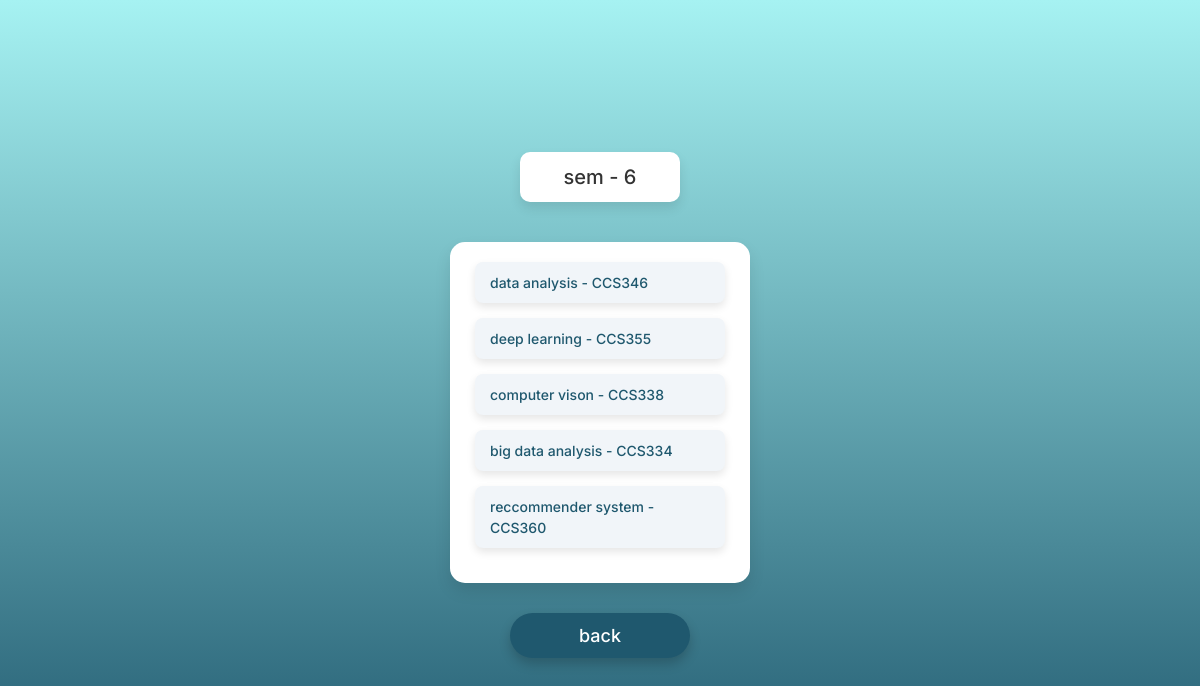
Screenshot of /msubject/3/3/ with the database file from the repository.
### core/models.py (models this page shows, shortened)
class ClassStaff(models.Model):
    semester = models.SmallIntegerField()
    section = models.CharField(max_length=1)
    staff = models.ForeignKey(Staff,on_delete=models.CASCADE)
    subject = models.ForeignKey(Subject,on_delete=models.CASCADE)
    class Meta:
        verbose_name = "handling class"

class Subject(models.Model):
    name = models.CharField(max_length=50)
    subject_code = models.CharField(max_length=6)
    semester = models.SmallIntegerField()
    mcourse = models.BooleanField(default=False,help_text='manitaory course')
    ecourse = models.BooleanField(default=False,help_text='elective course')
    oecourse = models.BooleanField(default=False,help_text='open elective course')

### core/views.py (the view, shortened to what this page needs)
# urls.py: path('msubject/<int:sid>/<int:cid>/',views.Manitiory.as_view(),name='msubject'),
class Manitiory(View):
    template_name = 'subject.html'
    def get(self,request,sid,cid):
        is_both = None
        student = Student.objects.get(id=sid)
        manitiory,openelective,elective = False,False,False
        if cid == 1 : manitiory = True
        elif cid == 2 : openelective = True
        elif cid == 3 : elective = True
        course = ClassStaff.objects.filter(semester=student.semester,subject__mcourse=manitiory,subject__ecourse=elective,subject__oecourse=openelective)
        if course.count() == 0: return render(self.request,self.template_name,{'error':'no courses are available','student':student,'cid':cid})
        print(f'cid : {cid}')
        return render(self.request,self.template_name,{'student':student,'semester':student.semester,'courses':course,'cid':cid,'both_side':is_both})

### templates/subject.html (shortened to what this page needs)
{% load static %}
<!DOCTYPE html>
<html lang="en">
<head>
    <link href="https://cdn.jsdelivr.net/npm/bootstrap@5.3.3/dist/css/bootstrap.min.css" rel="stylesheet"
>
    <link href="https://cdnjs.cloudflare.com/ajax/libs/bootstrap-icons/1.10.5/font/bootstrap-icons.min.css"
        rel="stylesheet">
    <link rel="stylesheet" href="{% static 'subject.css' %}">
</head>
<body>
    <header>
        <div class="head">
            <p class="letters">sem - {{semester}}</p>
        </div>
    </header>
    <div class="main_container">
        {% if both_side %}
        <div class="sub_container_1">
            {% for course in course1 %}
            <a href="{% url 'mfeed' student.id course.id cid %}">
                <div class="sub_1">
                    <div class="inner_sub">
                        {{course.subject.name}} - {{course.subject.subject_code}}
                    </div>
                </div>
            </a>
            {% endfor %}
        </div>
        <div class="sub_container_2">
            {% for course in course2 %}
            <a href="{% url 'mfeed' student.id course.id cid %}">
                <div class="sub_1">
                    <div class="inner_sub">
                        {{course.subject.name}} - {{course.subject.subject_code}}
                    </div>
                </div>
            </a>
            {% endfor %}
        </div>
       {% else %}
       {% if not error %}
        <div class="sub_container_1">
            {% for course in courses %}
            <a href="{% url 'mfeed' student.id course.id cid %}">
                <div class="sub_1">
                    <div class="inner_sub">
                        {{course.subject.name}} - {{course.subject.subject_code}}
                    </div>
                </div>
            </a>
            {% endfor %}
        </div>
    </div>
    {% endif %}
    {% endif %}
<div class="butten_div">
    <button onclick="home()" class="btw">back</button>
</div>
</body>
</html>

### static/subject.css (style rules this page uses)
* { font-family: "Inter", sans-serif; box-sizing: border-box; margin: 0; padding: 0; }
body { background: linear-gradient(to bottom, #a6f2f2, #1f586e); color: #333; margin: 0; min-height: 100vh; display: flex; flex-direction: column; justify-content: center; align-items: center; }
h4, p,h5 { margin: 0; font-weight: 500; }
.letters { font-family: "Inter", sans-serif; font-size: 20px; }
header { display: flex; justify-content: center; margin-top: 10px; }
.head { background-color:white; border-radius: 10px; padding: 10px 25px; display: flex; flex-direction: column; width: 160px; gap: 5px; justify-content: center; align-items: center; box-shadow: 0 6px 12px rgba(0, 0, 0, 0.1); transition: transform 0.3s ease; }
.main_container { background-color: white; display: flex; justify-content: space-around; height: auto; width: 40%; min-width: 300px; padding: 30px; margin-top: 40px; border-radius: 15px; box-shadow: 0 8px 16px rgba(0, 0, 0, 0.1); flex-wrap: wrap; }
.sub_container_1, .sub_container_2 { display: flex; flex-direction: column; }
.sub_1 { display: flex; justify-content: space-between; align-items: center; margin-bottom: 15px; padding: 10px 15px; background-color: #f1f5f9; border-radius: 8px; transition: background-color 0.3s ease; box-shadow: 0 4px 8px rgba(0, 0, 0, 0.1); width: 250px }
.inner_sub { font-size: 14px; font-weight: 500; color: #1f586e; }
.butten_div { display: flex; justify-content: center; margin-top: 30px; }
.btw { width: 180px; height: 45px; border-radius: 25px; border: none; background-color: #1f586e; color: white; font-size: 18px; font-weight: 500; cursor: pointer; box-shadow: 0 6px 12px rgba(0, 0, 0, 0.2); transition: background-color 0.3s ease, transform 0.2s ease; }
a { text-decoration: none; }

### rows the page displays
ClassStaff: subject.name "data analysis", subject.subject_code "CCS346"
ClassStaff: subject.name "deep learning", subject.subject_code "CCS355"
ClassStaff: subject.name "computer vison", subject.subject_code "CCS338"
ClassStaff: subject.name "big data analysis", subject.subject_code "CCS334"
ClassStaff: subject.name "reccommender system", subject.subject_code "CCS360"

### other values shown
{{ semester }} "6"
